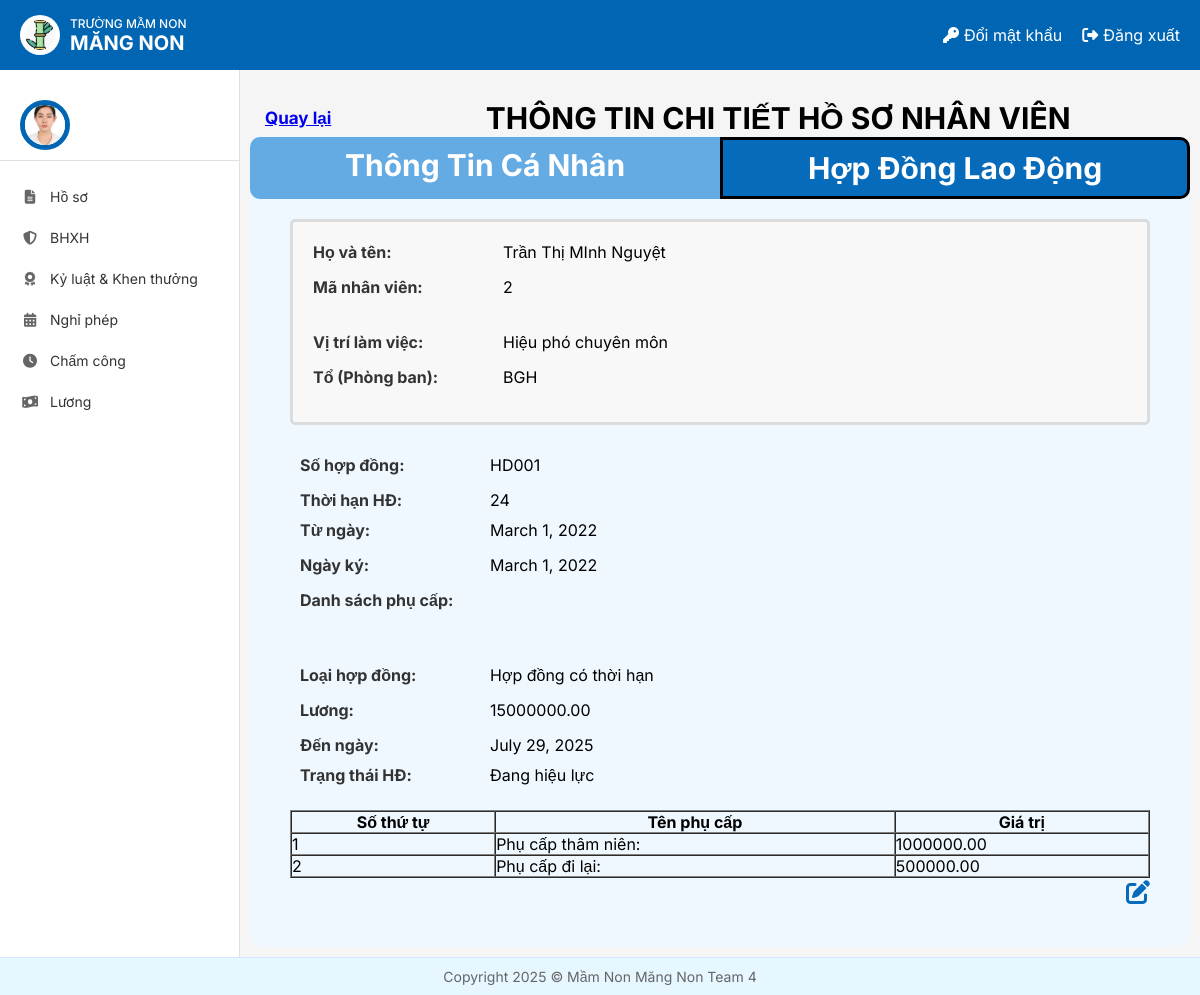
Page /hosochitietHDLD/2/ on the earlier database version.
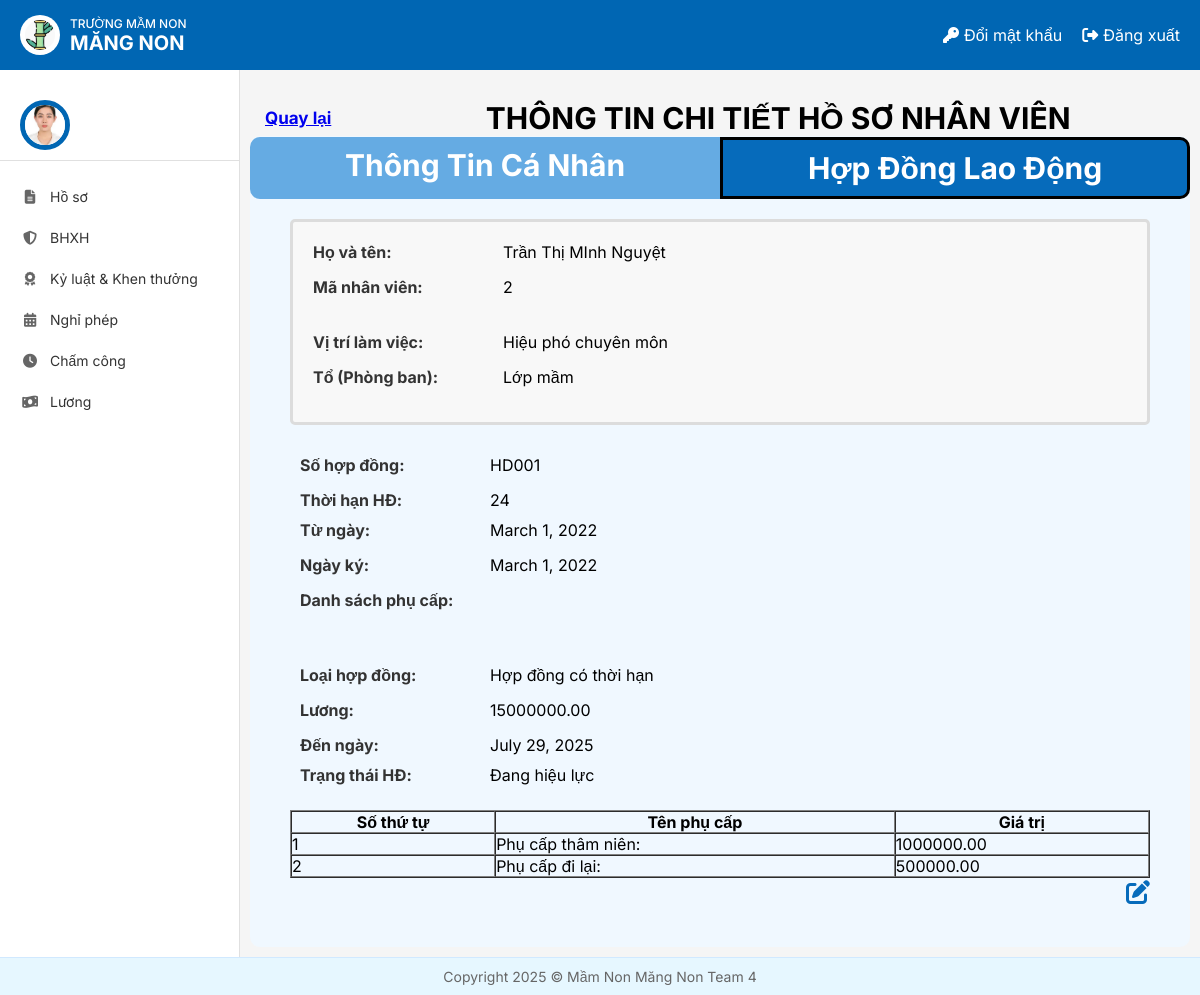
Same page on the later database version.
### HOME/models.py (models this page shows, shortened)
class NhanVien(models.Model):
 user = models.OneToOneField(User, on_delete=models.CASCADE, unique=True, null=False, related_name='nhanvien_home')
 ten_nv = models.CharField(max_length=100)
 anh_ca_nhan = models.ImageField(upload_to='nhanvien/', null=True, blank=True)
 gioi_tinh = models.CharField(max_length=10, choices=[('2', 'Nam'), ('1', 'Nữ')],default='1')
 ngay_sinh = models.DateField(null=True)
 vi_tri_cong_viec = models.CharField(max_length=100, blank=True, null=True)
 to_phong_ban = models.CharField(max_length=50, choices=TO_PHONG_BAN_CHOICES)
 trinh_do_hoc_van = models.CharField(max_length=50, choices=TRINH_DO_HOC_VAN_CHOICES)
 chuyen_nganh = models.CharField(max_length=100, null=True)
 noi_dao_tao = models.CharField(max_length=100)
 nam_tn = models.IntegerField(null=True)
 ngay_cap = models.DateField(null=True)
 noi_cap = models.CharField(max_length=100)
 dia_chi_tam_tru = models.TextField(null=True)
 chuc_vu = models.CharField(max_length=150, null=True)
 so_dien_thoai = models.CharField(
     max_length=10,
     unique=True)
 email = models.EmailField(unique=True, max_length=50, null=True)
 so_cccd = models.CharField(
     max_length=12,
     unique=True
 )
 phu_caps = models.ManyToManyField(PhuCap, through='PhuCapNhanVien',blank=True)
 class Meta:
     db_table = 'HOME_nhanvien'

### HoSo/views.py (the view)
# urls.py: path('hosochitietHDLD/<int:nhan_vien_id>/', hosochitietHDLD, name='QLXemHoSoHDLD'),
def hosochitietHDLD(request, nhan_vien_id):
    nhan_vien = get_object_or_404(NhanVien, id=nhan_vien_id)
    hop_dong = HopDongLaoDong.objects.filter(nhan_vien=nhan_vien).first()
    if not hop_dong:
        return redirect('error_page')  # hoặc hiển thị thông báo lỗi nếu cần
    phu_cap_nhan_vien_list = PhuCapNhanVien.objects.filter(nhan_vien=nhan_vien)
    context = {
        'nhan_vien': nhan_vien,
        'hop_dong': hop_dong,
        'phu_cap_nhan_vien_list': phu_cap_nhan_vien_list,
    }
    return render(request, 'HoSo/hosochitietHDLD.html', context)

### templates/HoSo/hosochitietHDLD.html (shortened to what the changed rows need)
{% extends "home.html" %}
{% block page_background %}
<main class="content" style="padding: 10px;width: 80%">
    <div class="ndung" style="width: 100%">
        <form method="POST" enctype="multipart/form-data">
            <div class="header-container" style="display: flex; justify-content: flex-start; align-items: center; width: 100%; margin-top: 20px;">
                <h1 class="header-title" style="color: #000000; font-size: 30px; font-weight: bold; text-align: center; margin: 0; flex-grow: 1; text-align: center;">THÔNG TIN CHI TIẾT HỒ SƠ NHÂN VIÊN</h1>
            </div>
            <div class="container mt-4" style="background-color: #f0f8ff; padding: 40px; border-radius: 10px;">
                <div class="row"style="border-radius: 5px; border: 3px solid #DCDCDC; padding: 10px; BACKGROUND-COLOR:#F8F8F8">
                    <div class="col-md-6 left-column" style="padding: 10px;">
                        <div class="form-group" style="display: flex; align-items: center; margin-bottom: 15px;">
                            <label for="ten_nv" style="width: 180px; font-weight: bold; font-size: 16px; color: #333; margin-right: 10px; text-align: left;">Họ và tên:</label>
                            <div style="font-size: 16px;">{{ nhan_vien.ten_nv }}</div>
                        </div>
                        <div class="form-group" style="display: flex; align-items: center; margin-bottom: 15px;">
                            <label for="ma_nv" style="width: 180px; font-weight: bold; font-size: 16px; color: #333; margin-right: 10px; text-align: left;">Mã nhân viên:</label>
                            <div style="font-size: 16px;">{{ nhan_vien.id }}</div>
                        </div>
                    </div>
                    <div class="col-md-6 left-column" style="padding: 10px;">
                        <div class="form-group" style="display: flex; align-items: center; margin-bottom: 15px;">
                            <label for="vi_tri_cong_viec" style="width: 180px; font-weight: bold; font-size: 16px; color: #333; margin-right: 10px; text-align: left;">Vị trí làm việc:</label>
                            <div style="font-size: 16px;">{{ nhan_vien.vi_tri_cong_viec }}</div>
                        </div>
                        <div class="form-group" style="display: flex; align-items: center; margin-bottom: 15px;">
                            <label for="to_phong_ban" style="width: 180px; font-weight: bold; font-size: 16px; color: #333; margin-right: 10px; text-align: left;">Tổ (Phòng ban):</label>
                            <div style="font-size: 16px;">{{ nhan_vien.to_phong_ban }}</div>
                        </div>
                    </div>
                </div>
                <table border="1" cellpadding="5" cellspacing="0" STYLE="">
                        <thead>
                            <tr>
                                <th>Số thứ tự</th>
                                <th>Tên phụ cấp</th>
                                <th>Giá trị</th>
                            </tr>
                        </thead>
                    </table>
            </div>
        </form>
    </div>
</main>
{% endblock %}

### templates/home.html (shortened to what this page needs)
<!DOCTYPE html>
{% load static %}
<html lang="vi">
<head>
    <link rel="stylesheet" href="{% static 'css/style.css' %}">
    <link rel="stylesheet" href="https://cdnjs.cloudflare.com/ajax/libs/font-awesome/6.4.0/css/all.min.css">
</head>
<body>
    <div class="container">
        <header class="header">
            <div class="logo-container">
                <img src="{% static 'images/logo.jpg' %}" alt="Logo" class="logo-img">
                <div class="logo-text">
                    <div class="school-type">TRƯỜNG MẦM NON</div>
                    <div class="school-name"><b>MĂNG NON</b></div>
                </div>
            </div>
            <div class="header-actions">
                <a href="#" class="header-link">
                    <i class="fas fa-key"></i> Đổi mật khẩu
                </a>
                <a href="{% url 'logout' %}" class="header-link">
                    <i class="fas fa-sign-out-alt"></i> Đăng xuất
                </a>
            </div>
        </header>
        <div class="content">
            <aside class="sidebar">
                <div class="user-profile">
                    <div class="avatar">
                        <img src="{{ nhan_vien.anh_ca_nhan }}" alt="User Avatar">
                    </div>
                </div>
                <nav class="sidebar-nav">
                    <a href="{% url 'NVXemHoSo' %}" class="nav-item"><i class="fas fa-file-alt"></i> Hồ sơ</a>
                    <a href="#" class="nav-item"><i class="fas fa-shield-alt"></i> BHXH</a>
                    <a href="#" class="nav-item"><i class="fas fa-award"></i> Kỷ luật & Khen thưởng</a>
                    <a href="{% url 'DanhSachNP_redirect' %}" class="nav-item"><i class="fas fa-calendar-alt"></i> Nghỉ phép</a>
                    <a href="{% url 'cham_cong' %}" class="nav-item"><i class="fas fa-clock"></i> Chấm công</a>
                    <a href="{% url 'chuyen_huong_luong' %}" class="nav-item"><i class="fas fa-money-bill-wave"></i> Lương</a>
                </nav>
            </aside>
            {% block page_background %}{% endblock %}
        </div>
        <footer class="footer">
            <p>Copyright 2025 © Mầm Non Măng Non Team 4</p>
        </footer>
    </div>
</body>
</html>

Differences in the rows shown:
changed NhanVien "Trần Thị MInh Nguyệt": to_phong_ban "BGH" → "Lớp mầm"
